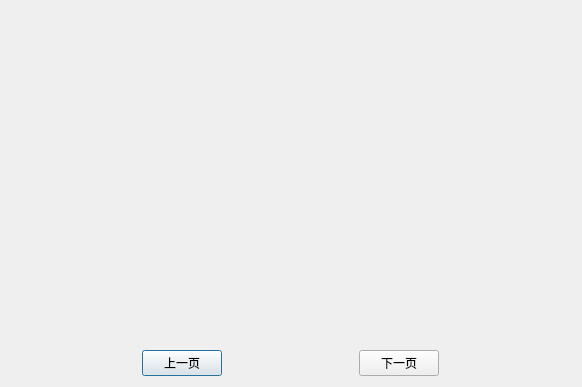
<?xml version="1.0" encoding="UTF-8"?>
<ui version="4.0">
 <class>OnlineStatus</class>
 <widget class="QDialog" name="OnlineStatus">
  <property name="geometry">
   <rect>
    <x>0</x>
    <y>0</y>
    <width>582</width>
    <height>387</height>
   </rect>
  </property>
  <property name="windowTitle">
   <string>Dialog</string>
  </property>
  <layout class="QVBoxLayout" name="verticalLayout">
   <item>
    <widget class="QStackedWidget" name="stackedWidget"/>
   </item>
   <item>
    <layout class="QHBoxLayout" name="horizontalLayout">
     <item>
      <widget class="QPushButton" name="pushButton">
       <property name="sizePolicy">
        <sizepolicy hsizetype="Fixed" vsizetype="Fixed">
         <horstretch>0</horstretch>
         <verstretch>0</verstretch>
        </sizepolicy>
       </property>
       <property name="text">
        <string>上一页</string>
       </property>
      </widget>
     </item>
     <item>
      <widget class="QPushButton" name="pushButton_2">
       <property name="sizePolicy">
        <sizepolicy hsizetype="Fixed" vsizetype="Fixed">
         <horstretch>0</horstretch>
         <verstretch>0</verstretch>
        </sizepolicy>
       </property>
       <property name="text">
        <string>下一页</string>
       </property>
      </widget>
     </item>
    </layout>
   </item>
  </layout>
 </widget>
 <resources/>
 <connections/>
</ui>
